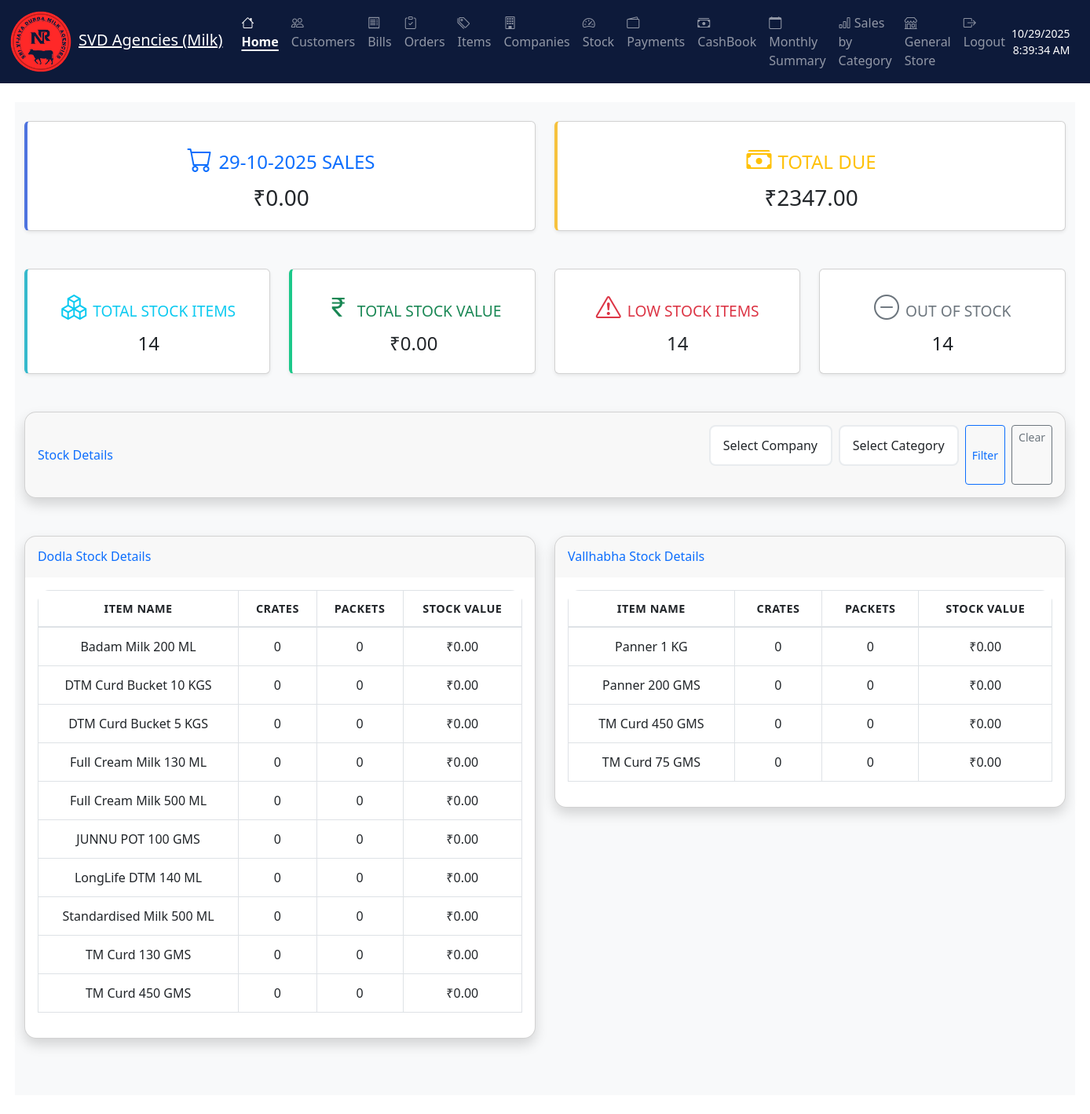
The page /milk_agency/ (signed in) on the database as committed earlier.
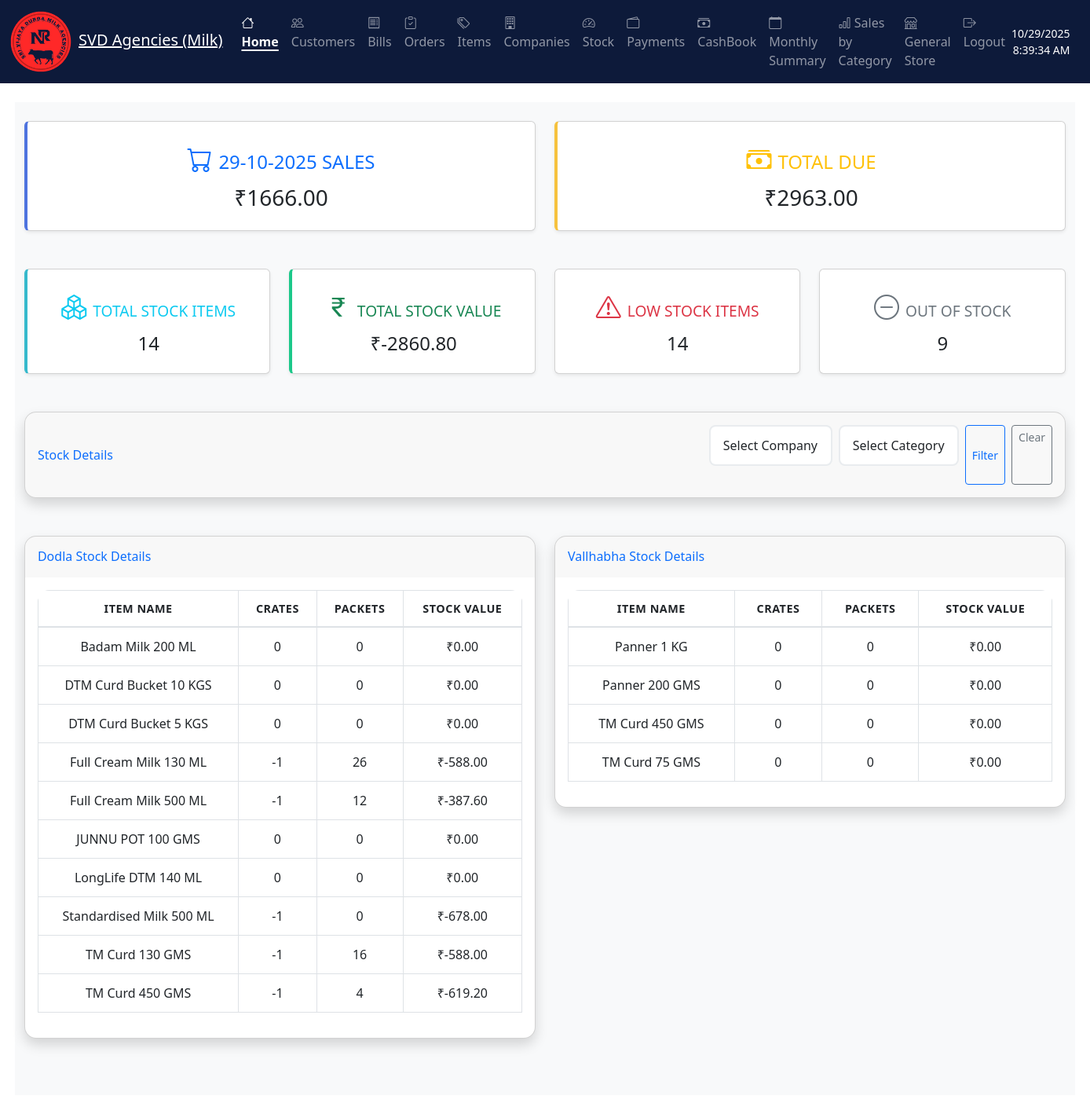
The same page on the database as committed later.
### milk_agency/models.py (models this page shows, shortened)
class Item(models.Model):
    code = models.CharField(max_length=50, unique=True, blank=True, null=True, help_text='Unique item code')
    name = models.CharField(max_length=255)
    company = models.CharField(max_length=255, blank=True)
    category = models.CharField(max_length=100, blank=True, null=True)
    buying_price = models.DecimalField(max_digits=10, decimal_places=2, default=0)
    selling_price = models.DecimalField(max_digits=10, decimal_places=2, default=0)
    mrp = models.DecimalField(max_digits=10, decimal_places=2, default=0, help_text='Maximum Retail Price')
    stock_quantity = models.IntegerField(default=0)
    pcs_count = models.IntegerField(default=0, help_text='Number of pieces per unit')
    image = models.ImageField(upload_to='items_saved/', blank=True, null=True)

### milk_agency/views.py (the view)
# urls.py: 2. Add a URL to urlpatterns:  path('', views.home, name='home')
@login_required
@never_cache
def home(request):
    company_filter = request.GET.get('company')
    category_filter = request.GET.get('category')
    """Main dashboard view showing sales, stock, and business information."""
    today = timezone.now().date()
    today_bills = Bill.objects.filter(invoice_date=today)
    today_sales = today_bills.aggregate(total=Sum('total_amount'))['total'] or 0
    today_bills_count = today_bills.count()
    total_due = Customer.objects.aggregate(total=Sum('due'))['total'] or 0
    cash_entry = CashbookEntry.objects.first()
    if cash_entry:
        today_cash_in = (cash_entry.c500 * 500) + (cash_entry.c200 * 200) + (cash_entry.c100 * 100) + (cash_entry.c50 * 50)
    else:
        today_cash_in = 0
    total_stock_value = Item.objects.aggregate(
        total=Sum(F('stock_quantity') * F('buying_price'))
    )['total'] or 0
    total_stock_items = Item.objects.all().count()
    low_stock_items = Item.objects.filter(
        stock_quantity__lt=F('pcs_count')
    ).count()
    out_of_stock_items = Item.objects.filter(
        stock_quantity=0
    ).count()
    today_top_items = None
    today_active_customers = None
    today_bills_list = None
    all_stock_items = Item.objects.all().annotate(
        stock_value=F('stock_quantity') * F('buying_price')
    ).order_by('company', 'name')
    if company_filter:
        all_stock_items = all_stock_items.filter(company__icontains=company_filter)
    if category_filter:
        all_stock_items = all_stock_items.filter(category__icontains=category_filter)
    stock_by_company = {}
    for company, items in groupby(all_stock_items, key=lambda x: x.company or 'No Company'):
        stock_by_company[company] = list(items)
    companies = Item.objects.exclude(company__isnull=True).exclude(company='').values_list('company', flat=True).distinct()
    categories = Item.objects.exclude(category__isnull=True).exclude(category='').values_list('category', flat=True).distinct()
    context = {
        'companies': companies,
        'categories': categories,
        'current_date': today.strftime('%d-%m-%Y'),
        'today_sales': today_sales,
        'total_due': total_due,
        'today_bills': today_bills_count,
        'today_cash_in': today_cash_in,
        'total_stock_items': total_stock_items,
        'total_stock_value': total_stock_value,
        'low_stock_items': low_stock_items,
        'out_of_stock_items': out_of_stock_items,
        'today_top_items': today_top_items,
        'today_active_customers': today_active_customers,
        'today_bills_list': today_bills_list,
        'stock_by_company': stock_by_company,
    }
    return render(request, 'milk_agency/home/home_dashboard.html', context)

### customer_portal/authentication.py (called while the page is built)
    def get_user(self, user_id):
        try:
            return Customer.objects.get(pk=user_id)
        except Customer.DoesNotExist:
            return None

### templates/milk_agency/home/home_dashboard.html (shortened to what the changed rows need)
{% extends "milk_agency/home/base.html" %}
{% load static mathfilters %}
{% block extra_css %}
<link rel="stylesheet" href="{% static 'css/common.css' %}">
{% endblock %}
{% block content %}
<div class="container-fluid py-4" style="background-color: #f8f9fa; min-height: 100vh;">
    <div class="row mb-4">
        <div class="col-xl-6 col-md-6 mb-4">
            <div class="card border-left-primary shadow-sm h-100 bg-white rounded">
                <div class="card-body text-center py-4">
                    <div class="row no-gutters align-items-center">
                        <div class="col">
                            <div class="text-uppercase mb-2 font-weight-bold text-primary" style="font-size: 1.5rem;">
                                <i class="bi bi-cart fs-2 me-2"></i>{{ current_date }} Sales
                            </div>
                            <div class="h3 mb-0 font-weight-bold text-dark">₹{{ today_sales|floatformat:2 }}</div>
                        </div>
                    </div>
                </div>
            </div>
        </div>
        <div class="col-xl-6 col-md-6 mb-4">
            <div class="card border-left-warning shadow-sm h-100 bg-white rounded">
                <div class="card-body text-center py-4">
                    <div class="row no-gutters align-items-center">
                        <div class="col">
                            <div class="text-uppercase mb-2 font-weight-bold text-warning" style="font-size: 1.5rem;">
                                <i class="bi bi-cash-stack fs-2 me-2"></i>Total Due
                            </div>
                            <div class="h3 mb-0 font-weight-bold text-dark">₹{{ total_due|floatformat:2 }}</div>
                        </div>
                    </div>
                </div>
            </div>
        </div>
    </div>
    <div class="row mb-4">
        <div class="col-xl-3 col-md-6 mb-4">
            <div class="card border-left-success shadow-sm h-100 bg-white rounded">
                <div class="card-body text-center py-4">
                    <div class="row no-gutters align-items-center">
                        <div class="col">
                            <div class="text-uppercase mb-2 font-weight-bold text-success" style="font-size: 1.2rem;">
                                <i class="bi bi-currency-rupee fs-2 me-2"></i>Total Stock Value
                            </div>
                            <div class="h4 mb-0 font-weight-bold text-dark">₹{{ total_stock_value|floatformat:2 }}</div>
                        </div>
                    </div>
                </div>
            </div>
        </div>
        <div class="col-xl-3 col-md-6 mb-4">
            <div class="card border-left-secondary shadow-sm h-100 bg-white rounded">
                <div class="card-body text-center py-4">
                    <div class="row no-gutters align-items-center">
                        <div class="col">
                            <div class="text-uppercase mb-2 font-weight-bold text-secondary" style="font-size: 1.2rem;">
                                <i class="bi bi-dash-circle fs-2 me-2"></i>Out of Stock
                            </div>
                            <div class="h4 mb-0 font-weight-bold text-dark">{{ out_of_stock_items }}</div>
                        </div>
                    </div>
                </div>
            </div>
        </div>
    </div>
    <div class="row">
        {% for company, items in stock_by_company.items %}
        <div class="col-lg-6 col-md-12 mb-4">
            <div class="card shadow mb-4">
                <div class="card-header py-3">
                    <h6 class="m-0 font-weight-bold text-primary">{{ company }} Stock Details</h6>
                </div>
                <div class="card-body">
                    <div class="table-responsive text-center">
                        <table class="table table-bordered">
                            <thead>
                                <tr>
                                    <th>Item Name</th>
                                    <th>Crates</th>
                                    <th>Packets</th>
                                    <th>Stock Value</th>
                                </tr>
                            </thead>
                            <tbody>
                                {% for item in items %}
                                <tr>
                                    <td>{{ item.name }}</td>
                                    <td>
                                        {% if item.pcs_count > 0 %}
                                            {{ item.stock_quantity|div:item.pcs_count|floatformat:0 }}
                                        {% else %}
                                            {{ item.stock_quantity }}
                                        {% endif %}
                                    </td>
                                    <td>
                                        {% if item.pcs_count > 0 %}
                                            {{ item.stock_quantity|mod:item.pcs_count }}
                                        {% else %}
                                            0
                                        {% endif %}
                                    </td>
                                    <td>₹{{ item.stock_value|floatformat:2 }}</td>
                                </tr>
                                {% endfor %}
                            </tbody>
                        </table>
                    </div>
                </div>
            </div>
        </div>
        {% endfor %}
    </div>
</div>
{% endblock %}

Rows that differ between the two databases and show on the page:
changed Item "Full Cream Milk 130 ML": stock_quantity|div "0" → "-1"; stock_quantity|mod "0" → "26"; stock_value "0.00" → "-588.00"
changed Item "Full Cream Milk 500 ML": stock_quantity|div "0" → "-1"; stock_quantity|mod "0" → "12"; stock_value "0.00" → "-387.60"
changed Item "Standardised Milk 500 ML": stock_quantity|div "0" → "-1"; stock_value "0.00" → "-678.00"
changed Item "TM Curd 130 GMS": stock_quantity|div "0" → "-1"; stock_quantity|mod "0" → "16"; stock_value "0.00" → "-588.00"
changed Item (number 10 of 14 on the later page): stock_quantity|div "0" → "-1"; stock_quantity|mod "0" → "4"; stock_value "0.00" → "-619.20"
Other text that changed with them:
{{ today_sales|floatformat:2 }}: "0.00" → "1666.00"
{{ total_due|floatformat:2 }}: "2347.00" → "2963.00"
{{ total_stock_value|floatformat:2 }}: "0.00" → "-2860.80"
{{ out_of_stock_items }}: "14" → "9"
